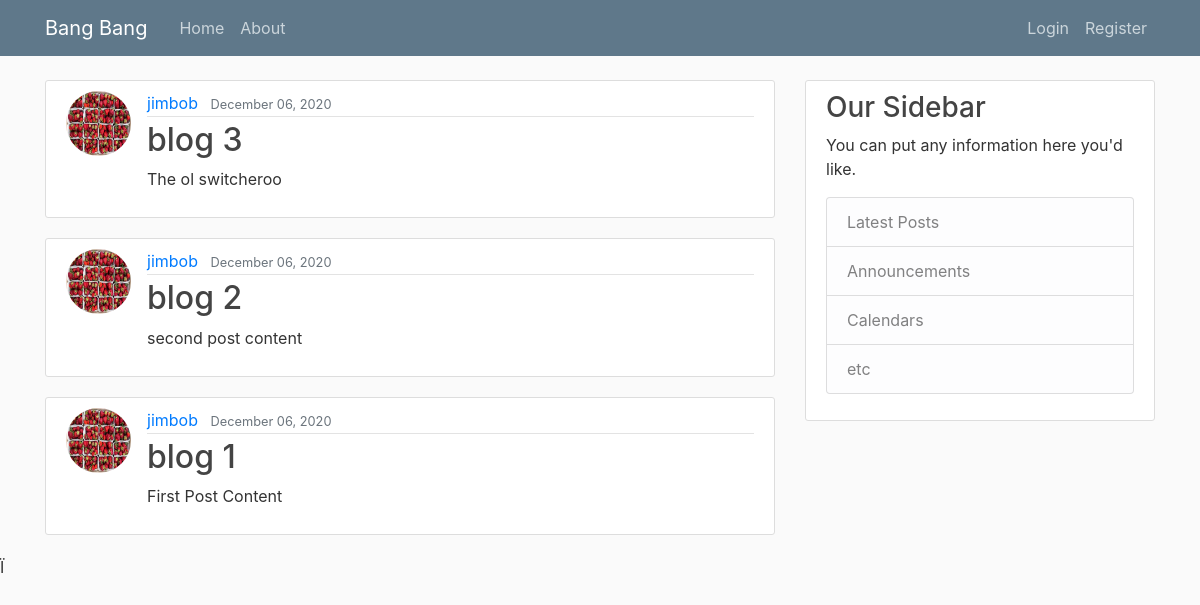
The app's page /, older data.
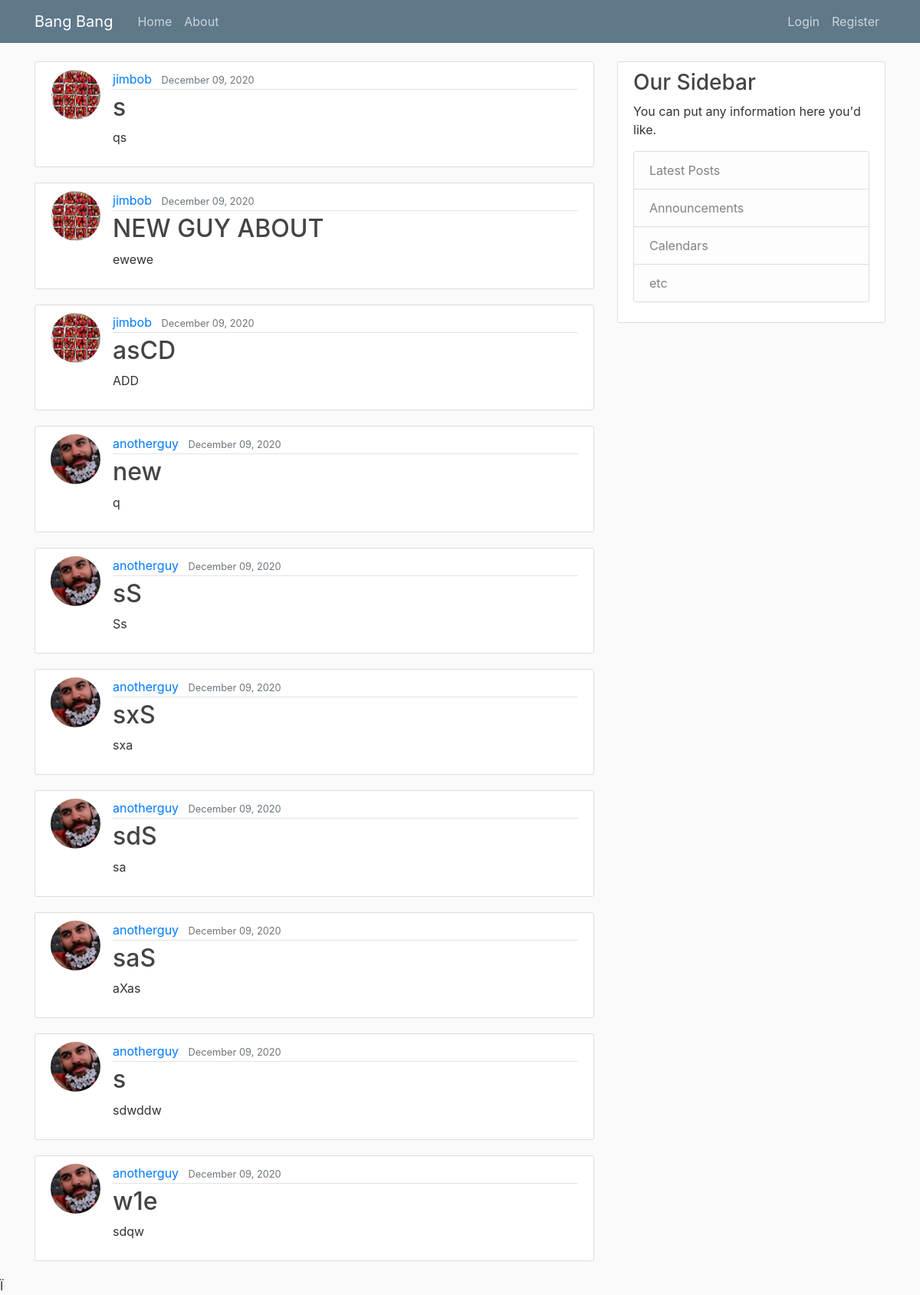
The same page, newer data.
### blog/models.py (models this page shows, shortened)
class Post(models.Model):
    title = models.CharField(max_length=100)
    content = models.TextField()
    date_posted = models.DateTimeField(default=timezone.now)
    author = models.ForeignKey(User, on_delete=models.CASCADE)

### users/models.py (models this page shows, shortened)
class Profile(models.Model):
    user = models.OneToOneField(User, on_delete=models.CASCADE)
    image = models.ImageField(default='default.jpg', upload_to='profile_pics')

### blog/views.py (the view)
# urls.py: path('', PostListView.as_view(), name='blog-home'),
class PostListView(ListView):
    model = Post
    template_name = 'blog/home.html'  # <app>/<model>_<viewtype>.html
    context_object_name = 'posts'
    ordering = ['-date_posted']
    paginate_by = 10

### blog/templates/blog/home.html
{% extends "blog/base.html" %}
{% block content %}
    {% for post in posts %}
        <article class="media content-section">
        <img src="{{ post.author.profile.image.url }}" class="rounded-circle article-img" alt="">
          <div class="media-body">
            <div class="article-metadata">
              <a class="mr-2" href="#">{{ post.author }}</a>
              <small class="text-muted">{{ post.date_posted|date:"F d, Y" }}</small>
            </div>
            <h2><a class="article-title" href="{% url 'post-detail' post.id %}">{{ post.title }}</a></h2>
            <p class="article-content">{{ post.content }}</p>
          </div>
        </article>
    {% endfor %}
{% endblock content %}

### blog/templates/blog/base.html (shortened to what this page needs)
{% load static %}
<!doctype html>
<html lang="en">
  <head>
    {% block corecss %}
        <link href="https://unpkg.com/aos@2.3.1/dist/aos.css" rel="stylesheet">
        <link rel="stylesheet" href="https://maxcdn.bootstrapcdn.com/bootstrap/4.0.0/css/bootstrap.min.css">
            <link rel="stylesheet" href="{% static 'blog/main.css' %}">
    {% endblock %}
  </head>
  <body>
<header class="site-header">
  <nav class="navbar navbar-expand-md navbar-dark bg-steel fixed-top">
    <div class="container">
      <a class="navbar-brand mr-4" href="{% url 'blog-home' %}">Bang Bang</a>
      <div class="collapse navbar-collapse" id="navbarToggle">
        <div class="navbar-nav mr-auto">
          <a class="nav-item nav-link" href="{% url 'blog-home' %}">Home</a>
          <a class="nav-item nav-link" href="{% url 'blog-about' %}">About</a>
        </div>
        <div class="navbar-nav">
          {% if user.is_authenticated %}
          <a class="nav-item nav-link" href="{% url 'post-create' %}">New Post</a>
          <a class="nav-item nav-link" href="{% url 'profile' %}">Profile</a>
          <a class="nav-item nav-link" href="{% url 'logout' %}">Logout</a>
          {% else %}
          <a class="nav-item nav-link" href="{% url 'login' %}">Login</a>
          <a class="nav-item nav-link" href="{% url 'register' %}">Register</a>
          {% endif %}
        </div>
      </div>
    </div>
  </nav>
</header>
  <main role="main" class="container">
  <div class="row">
    <div class="col-md-8">
       {% block content %}{% endblock %}
    </div>
    <div class="col-md-4">
      <div class="content-section">
        <h3>Our Sidebar</h3>
        <p class="text-mute">You can put any information here you'd like.
          <ul class="list-group">
            <li class="list-group-item list-group-item-light">Latest Posts</li>
            <li class="list-group-item list-group-item-light">Announcements</li>
            <li class="list-group-item list-group-item-light">Calendars</li>
            <li class="list-group-item list-group-item-light">etc</li>
          </ul>
        </p>
      </div>
    </div>
  </div>
</main>Ï
  </body>
</html>

### blog/static/blog/main.css (style rules this page uses)
body { background: #fafafa; color: #333333; margin-top: 5rem; }
h1, h2, h3, h4, h5, h6 { color: #444444; }
ul { margin: 0; }
.bg-steel { background-color: #5f788a; }
.site-header .navbar-nav .nav-link { color: #cbd5db; }
.content-section { background: #ffffff; padding: 10px 20px; border: 1px solid #dddddd; border-radius: 3px; margin-bottom: 20px; }
.article-title { color: #444444; }
.article-content { white-space: pre-line; }
.article-img { height: 65px; width: 65px; margin-right: 16px; }
.article-metadata { padding-bottom: 1px; margin-bottom: 4px; border-bottom: 1px solid #e3e3e3 }

Row changes from the older to the newer data that the page shows:
no longer on this page (row unchanged): Post: author.profile.image (picture), author "jimbob", date_posted "December 06, 2020", title "blog 3", content "The ol switcheroo"
no longer on this page (row unchanged): Post: author.profile.image (picture), author "jimbob", date_posted "December 06, 2020", title "blog 2", content "second post content"
removed Post: author.profile.image (picture), author "jimbob", date_posted "December 06, 2020", title "blog 1", content "First Post Content"
added Post: author.profile.image (picture), author "jimbob", date_posted "December 09, 2020", title "s", content "qs"
added Post: author.profile.image (picture), author "jimbob", date_posted "December 09, 2020", title "NEW GUY ABOUT", content "ewewe"
added Post: author.profile.image (picture), author "jimbob", date_posted "December 09, 2020", title "asCD", content "ADD"
added Post: author.profile.image (placeholder picture), author "anotherguy", date_posted "December 09, 2020", title "new", content "q"
added Post: author.profile.image (placeholder picture), author "anotherguy", date_posted "December 09, 2020", title "sS", content "Ss"
added Post: author.profile.image (placeholder picture), author "anotherguy", date_posted "December 09, 2020", title "sxS", content "sxa"
added Post: author.profile.image (placeholder picture), author "anotherguy", date_posted "December 09, 2020", title "sdS", content "sa"
added Post: author.profile.image (placeholder picture), author "anotherguy", date_posted "December 09, 2020", title "saS", content "aXas"
added Post: author.profile.image (placeholder picture), author "anotherguy", date_posted "December 09, 2020", title "s", content "sdwddw"
added Post: author.profile.image (placeholder picture), author "anotherguy", date_posted "December 09, 2020", title "w1e", content "sdqw"
